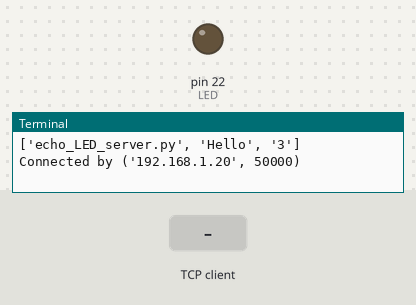
This program was run on a simulated Raspberry Pi (header pin numbers), started with the arguments Hello 3. On the bench: output pins drawn as LEDs (lit = HIGH), the last lines printed to the terminal. The inputs (shaded band) are chosen by the test bench. One TCP client connects 1 s after the port opens and stays connected.

Above: at 1.2 s.
1.3 s: the TCP client sends "LEDON"
At 2.0 s:
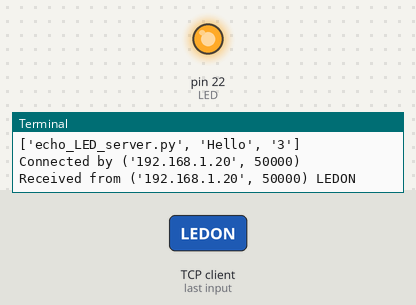
2.8 s: the TCP client sends "LEDOFF"
At 3.2 s:
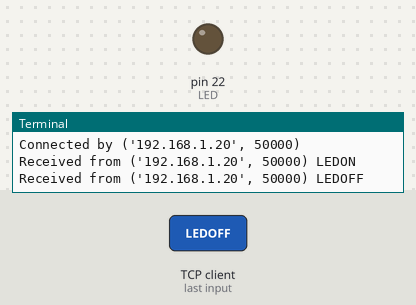
Timing chart, 0 to 5.8 s (numbered marks = the images above; inputs shaded):
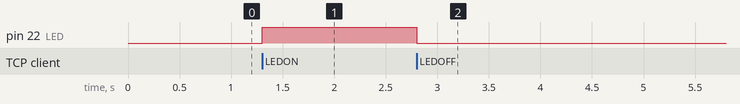

The program:

echo_LED_server.py
```python
import socket
import sys
import RPi.GPIO as GPIO
import time

GPIO.setmode(GPIO.BOARD)

LED =22

GPIO.setup(LED,GPIO.OUT)

print(sys.argv)


# 접속할 서버 주소입니다. 여기에서는 루프백(loopback) 인터페이스 주소 즉 localhost를 사용합니다.
HOST = sys.argv[1]

# 클라이언트 접속을 대기하는 포트 번호입니다.
PORT = int(sys.argv[2])


# 소켓 객체를 생성합니다.
# 주소 체계(address family)로 IPv4, 소켓 타입으로 TCP 사용합니다.
server_socket = socket.socket(socket.AF_INET, socket.SOCK_STREAM)


# 포트 사용중이라 연결할 수 없다는
# WinError 10048 에러 해결를 위해 필요합니다.
server_socket.setsockopt(socket.SOL_SOCKET, socket.SO_REUSEADDR, 1)


# bind 함수는 소켓을 특정 네트워크 인터페이스와 포트 번호에 연결하는데 사용됩니다.
# HOST는 hostname, ip address, 빈 문자열 ""이 될 수 있습니다.
# 빈 문자열이면 모든 네트워크 인터페이스로부터의 접속을 허용합니다.
# PORT는 1-65535 사이의 숫자를 사용할 수 있습니다.
server_socket.bind((HOST, PORT))

try:
    while True:
        server_socket.listen()

    # accept 함수에서 대기하다가 클라이언트가 접속하면 새로운 소켓을 리턴합니다.
        client_socket, addr = server_socket.accept()

    # 접속한 클라이언트의 주소입니다.
        print('Connected by', addr)


    # 무한루프를 돌면서
        while True:

            # 클라이언트가 보낸 메시지를 수신하기 위해 대기합니다.
            data = client_socket.recv(1024)

            # 빈 문자열을 수신하면 루프를 중지합니다.
            if not data:
                break


            # 수신받은 문자열을 출력합니다.
            print('Received from', addr, data.decode())

            if data.decode() == 'LEDON':
                GPIO.output(LED,GPIO.HIGH)

            if data.decode() == 'LEDOFF':
                GPIO.output(LED,GPIO.LOW)
            # 받은 문자열을 다시 클라이언트로 전송해줍니다.(에코)
            client_socket.sendall(data)


    # 소켓을 닫습니다.
    client_socket.close()
    server_socket.close()
except KeyboardInterrupt:
    print("Keyboard exception")

finally:
    print("Cleanup")
    GPIO.cleanup()
```

Measured:
- after the input at 1.3 s, pin 22 (LED): LOW → HIGH at once
- after the input at 2.8 s, pin 22 (LED): HIGH → LOW at once
